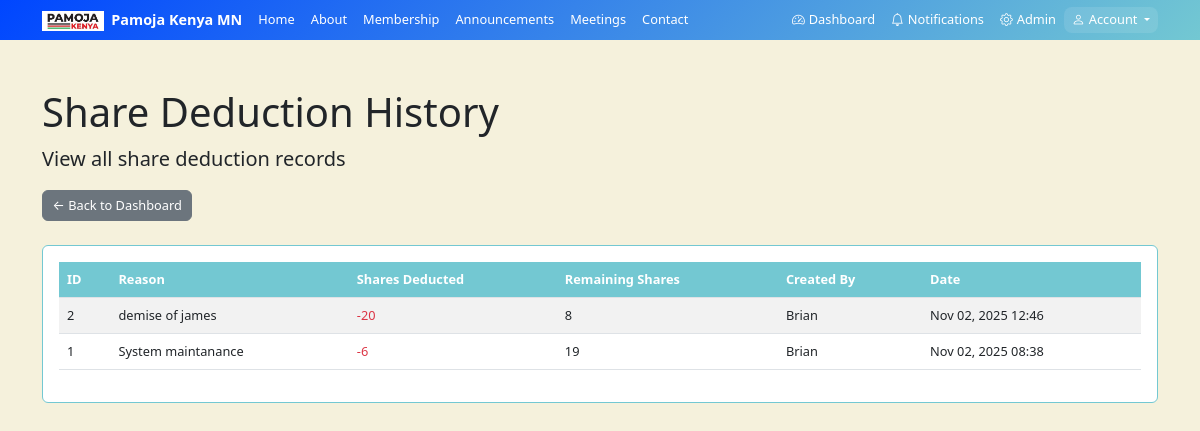
Page /admin-deduction-history/ (signed in) on the earlier database version.
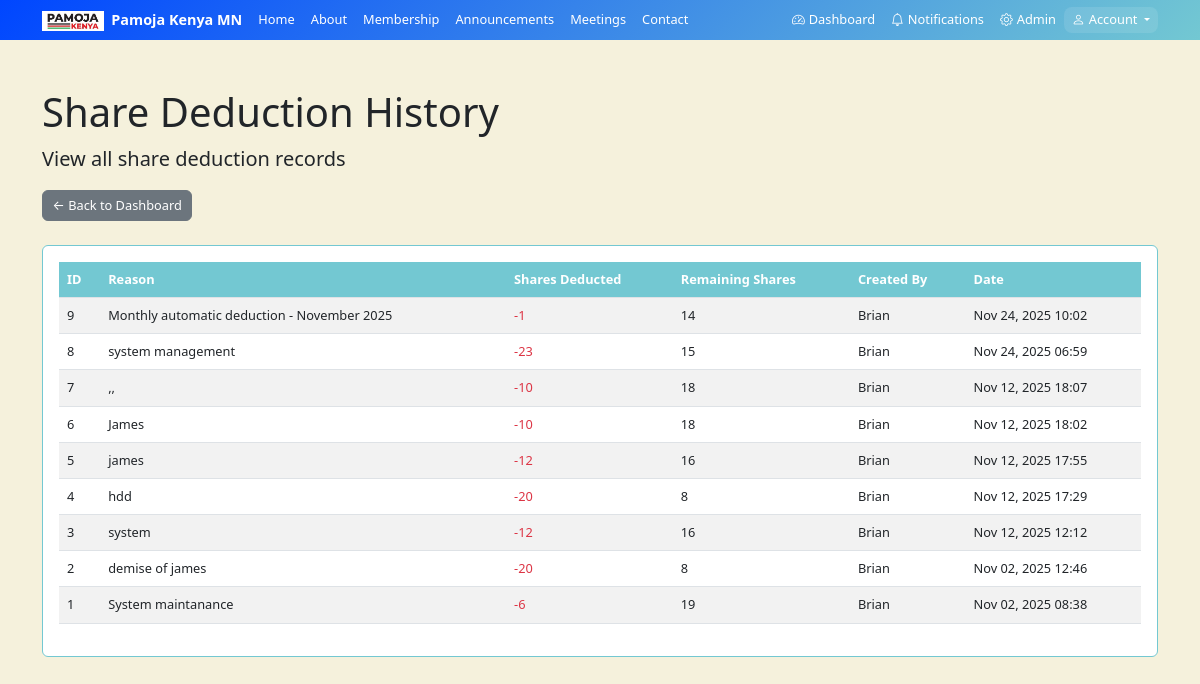
Same page on the later database version.
### main/models.py (models this page shows, shortened)
class ShareDeduction(models.Model):
    reason = models.TextField()
    shares_deducted = models.IntegerField()
    total_remaining_shares = models.IntegerField()
    created_by = models.ForeignKey(User, on_delete=models.CASCADE)
    created_at = models.DateTimeField(auto_now_add=True)

### main/views.py (the view)
# urls.py: path('admin-deduction-history/', views.admin_deduction_history, name='admin_deduction_history'),
@login_required
def admin_deduction_history(request):
    if not request.user.is_staff:
        return redirect('user_dashboard')
    deductions = ShareDeduction.objects.all().order_by('-created_at')
    return render(request, 'main/admin/deduction_history.html', {'deductions': deductions})

### main/templates/main/admin/deduction_history.html (shortened to what this page needs)
{% extends 'main/base.html' %}
{% block content %}
<div class="container py-5">
    <div class="row mb-4">
        <div class="col-12">
            <h1 class="mb-2">Share Deduction History</h1>
            <p class="lead">View all share deduction records</p>
            <a href="{% url 'admin_dashboard' %}" class="btn btn-secondary">← Back to Dashboard</a>
        </div>
    </div>
    <div class="card">
        <div class="card-body">
            {% if deductions %}
                <div class="table-responsive">
                    <table class="table table-striped">
                        <thead>
                            <tr>
                                <th>ID</th>
                                <th>Reason</th>
                                <th>Shares Deducted</th>
                                <th>Remaining Shares</th>
                                <th>Created By</th>
                                <th>Date</th>
                            </tr>
                        </thead>
                        <tbody>
                            {% for deduction in deductions %}
                            <tr>
                                <td>{{ deduction.id }}</td>
                                <td>{{ deduction.reason }}</td>
                                <td class="text-danger">-{{ deduction.shares_deducted }}</td>
                                <td>{{ deduction.total_remaining_shares }}</td>
                                <td>{{ deduction.created_by.username }}</td>
                                <td>{{ deduction.created_at|date:"M d, Y H:i" }}</td>
                            </tr>
                            {% endfor %}
                        </tbody>
                    </table>
                </div>
            {% else %}
                <p class="text-muted text-center py-5">No deduction history found</p>
            {% endif %}
        </div>
    </div>
</div>
{% endblock %}

Differences in the rows shown:
added ShareDeduction: id "9", reason "Monthly automatic deduction - November 2025", shares_deducted "1", total_remaining_shares "14", created_by.username "Brian", created_at "Nov 24, 2025 10:02"
added ShareDeduction: id "8", reason "system management", shares_deducted "23", total_remaining_shares "15", created_by.username "Brian", created_at "Nov 24, 2025 06:59"
added ShareDeduction: id "7", reason ",,", shares_deducted "10", total_remaining_shares "18", created_by.username "Brian", created_at "Nov 12, 2025 18:07"
added ShareDeduction: id "6", reason "James", shares_deducted "10", total_remaining_shares "18", created_by.username "Brian", created_at "Nov 12, 2025 18:02"
added ShareDeduction: id "5", reason "james", shares_deducted "12", total_remaining_shares "16", created_by.username "Brian", created_at "Nov 12, 2025 17:55"
added ShareDeduction: id "4", reason "hdd", shares_deducted "20", total_remaining_shares "8", created_by.username "Brian", created_at "Nov 12, 2025 17:29"
added ShareDeduction: id "3", reason "system", shares_deducted "12", total_remaining_shares "16", created_by.username "Brian", created_at "Nov 12, 2025 12:12"
